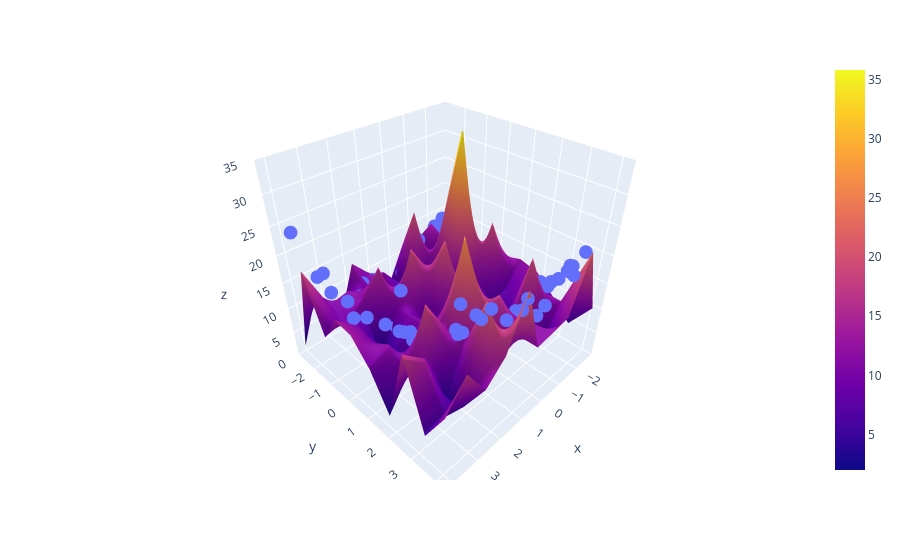

Notebook code cell kept with this figure:
### Code cell
fig = px.scatter_3d(x = x.ravel(), y = y.ravel(), z = z.ravel())
fig.add_trace(go.Surface(x = x_input, y = y_input, z = z_final))
fig.update_layout(scene = dict(zaxis = dict(range=[0,35])))
fig.show()
